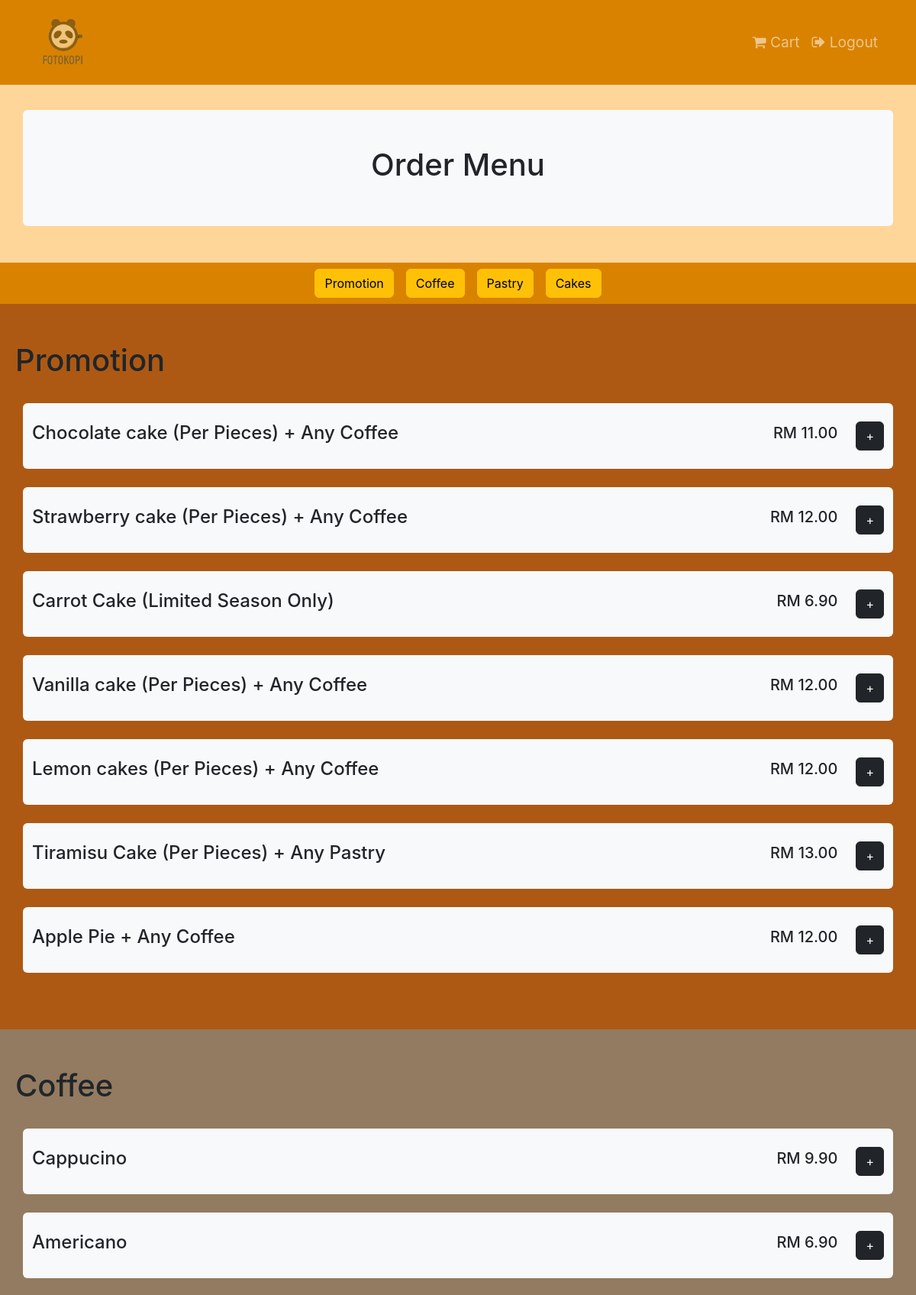
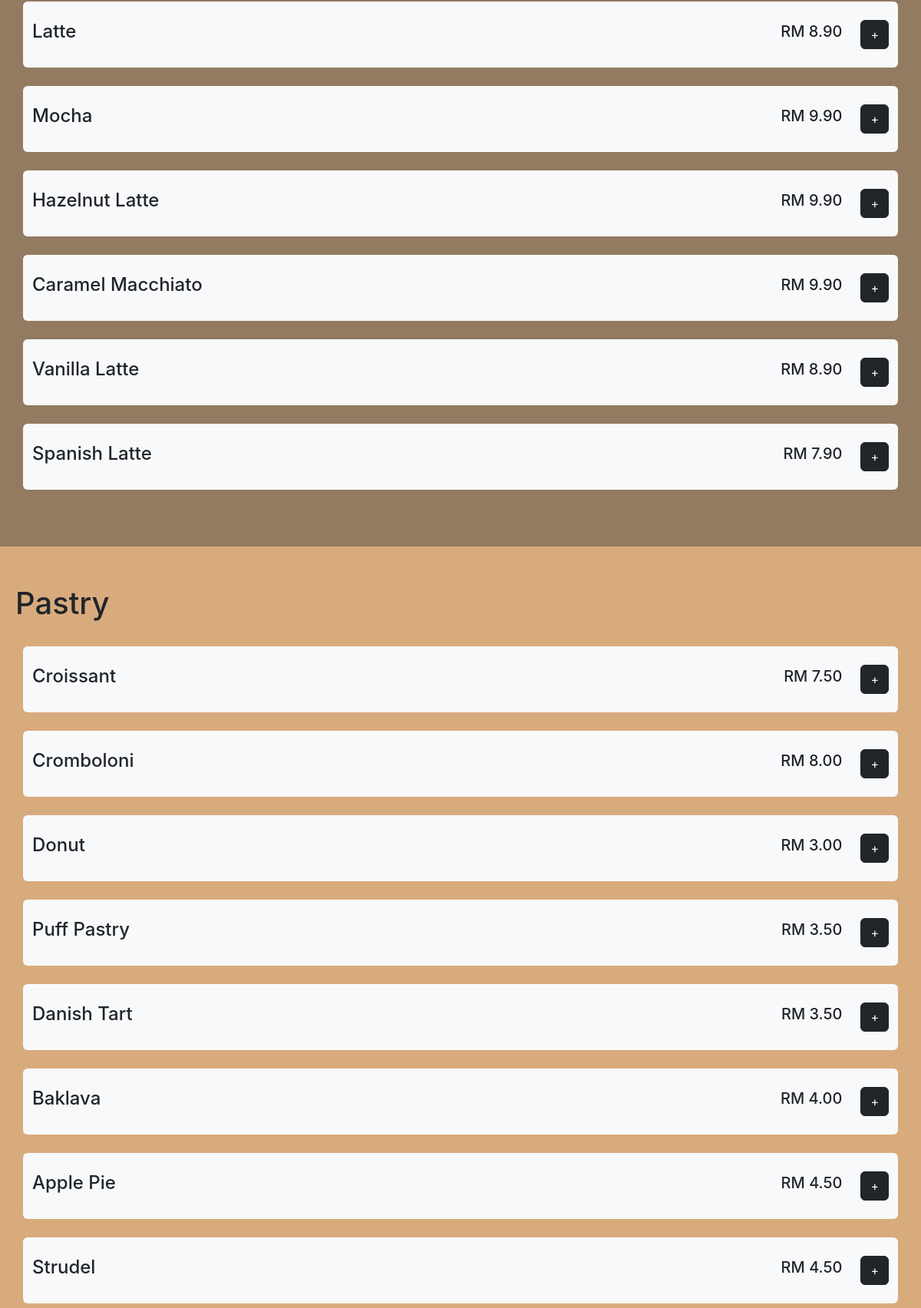
The page /Fotokopi/Cust_Page/order.php?id=8 (upper part) on the database its author committed (2 pictures, top to bottom).
### tables this page shows
CREATE TABLE `menu` (
  `foodID` int(11) NOT NULL,
  `foodName` varchar(255) NOT NULL,
  `foodDetails` varchar(255) NOT NULL,
  `foodPrice` decimal(10,2) NOT NULL,
  `menuPic` text DEFAULT NULL,
  `updateDate` date DEFAULT NULL,
  `typeName` varchar(25) DEFAULT NULL
);

### Fotokopi/Cust_Page/partials/orderContainer.php (the view, shortened to what this page needs)
<?php
$res = mysqli_query($conn, $sql);
if ($res && mysqli_num_rows($res) > 0) {
    while ($row = mysqli_fetch_assoc($res)) {
        $foodID = $row['foodID'];
        $foodName = $row['foodName'];
        $pricePerItem = $row['foodPrice'];
        ?>
        <div class="col-lg-12">
            <div class="container bg-light rounded">
                <br>
                <div class="row align-items-center">
                    <div class="col">
                        <h4><?php echo htmlspecialchars($foodName); ?></h4>
                    </div>
                    <div class="col-auto">
                        <h5>RM <?php echo $pricePerItem ?></h5>
                    </div>
                    <div class="col-auto">
                        <button type="button" class="btn btn-dark" data-bs-toggle="modal"
                            data-bs-target="#moreInfoModal<?php echo $foodID; ?>">+</button>
                    </div>
                </div>
                <br>
            </div>
        </div>
        <br>
        <?php
    }
}
else{
    echo "No items available for this section";
}
?>

### Fotokopi/Cust_Page/cust.css (style rules this page uses)
.wholeBg { background-color: rgba(255, 214, 153, 1); }
* { margin: 0; padding: 0; font-family: -apple-system, BlinkMacSystemFont, 'Segoe UI', Roboto, Oxygen, Ubuntu, Cantarell, 'Open Sans', 'Helvetica Neue', sans-serif; }

### rows shown on the page
menu: foodName "Chocolate cake (Per Pieces) + Any Coffee", foodPrice "11.00"
menu: foodName "Strawberry cake (Per Pieces) + Any Coffee", foodPrice "12.00"
menu: foodName "Carrot Cake (Limited Season Only)", foodPrice "6.90"
menu: foodName "Vanilla cake (Per Pieces) + Any Coffee", foodPrice "12.00"
menu: foodName "Lemon cakes (Per Pieces) + Any Coffee", foodPrice "12.00"
menu: foodName "Tiramisu Cake (Per Pieces) + Any Pastry", foodPrice "13.00"
menu: foodName "Apple Pie + Any Coffee", foodPrice "12.00"
menu: foodName "Cappucino", foodPrice "9.90"
menu: foodName "Americano", foodPrice "6.90"
menu: foodName "Latte", foodPrice "8.90"
menu: foodName "Mocha", foodPrice "9.90"
menu: foodName "Hazelnut Latte", foodPrice "9.90"
menu: foodName "Caramel Macchiato", foodPrice "9.90"
menu: foodName "Vanilla Latte", foodPrice "8.90"
menu: foodName "Spanish Latte", foodPrice "7.90"
menu: foodName "Croissant", foodPrice "7.50"
menu: foodName "Cromboloni", foodPrice "8.00"
menu: foodName "Donut", foodPrice "3.00"
menu: foodName "Puff Pastry", foodPrice "3.50"
menu: foodName "Danish Tart", foodPrice "3.50"
menu: foodName "Baklava", foodPrice "4.00"
menu: foodName "Apple Pie", foodPrice "4.50"
menu: foodName "Strudel", foodPrice "4.50"
